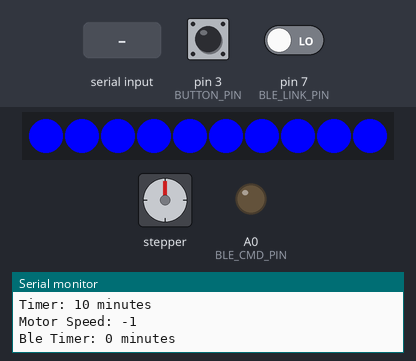
Recording of a sketch running on a simulated Arduino Uno, built with avr-gcc and run on an emulated ATmega328P. On the bench: 10 RGB LEDs in strip order, left to right, stepper motor, output pins drawn as LEDs (lit = HIGH), the last lines printed to the serial monitor. The test bench sets the inputs (shaded band); at power-on: pin 3 (BUTTON_PIN) HIGH, pin 7 (BLE_LINK_PIN) LOW. The modem accepts every AT command (registered, SIM ready, sends succeed) and sends nothing else; the audio player accepts every command and is not drawn; stepper angles assume 4096 steps per turn.

Above: at 0.6 s.
2.4 s: pin 3 (BUTTON_PIN) pulled LOW for 1 s
At 2.8 s:
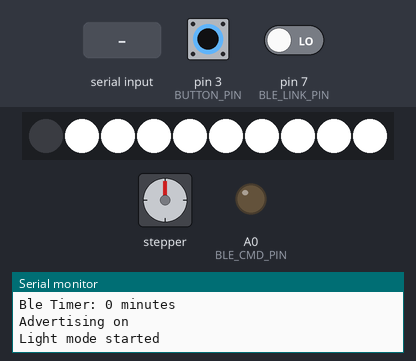
5.0 s: "cmd+start\n" received over the second serial link
At 6.2 s:
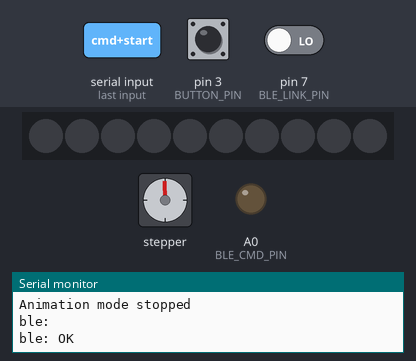
6.5 s: "cmd+stop\n" received over the second serial link
At 7.7 s:
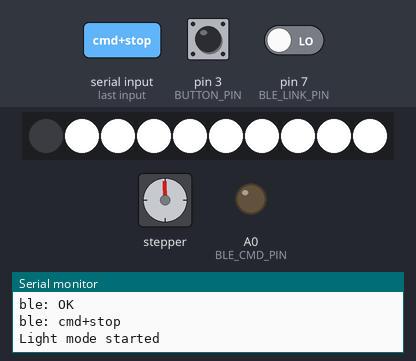
8.0 s: pin 3 (BUTTON_PIN) pulled LOW for 0.15 s
At 8.5 s:
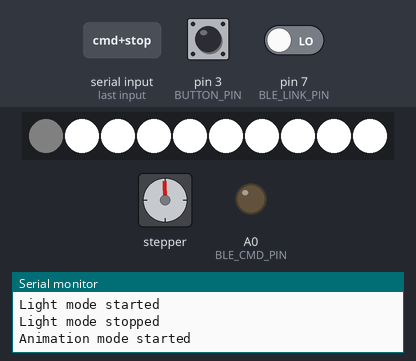
11.1 s: "cmd+data?\n" received over the second serial link
12.6 s: "cmd+color=\n" received over the second serial link
At 13.3 s:
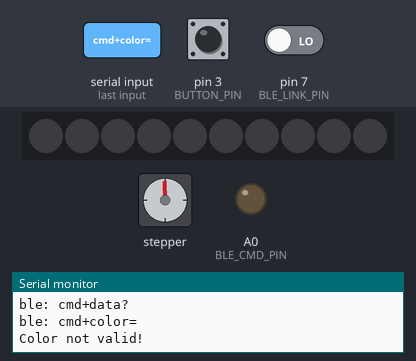
Timing chart, 0 to 15.6 s (numbered marks = the images above; inputs shaded):
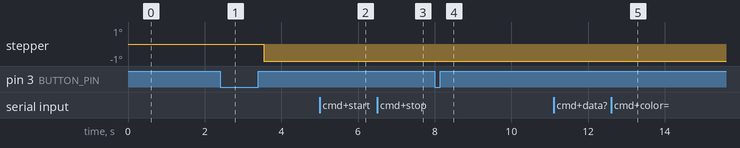

Measured:
- after the input at 5.0 s, the LEDs: change after 0.10 s (image 2)
- after the input at 6.5 s, the LEDs: change at once (image 3)
- after the input at 8.0 s, the LEDs: first change at once (image 4 shows a later state)
- after the input at 12.6 s, the LEDs: change at once (image 5)
- what the display in image 0 shows lasts 0.5 s, from 0.6 s to 1.1 s

The sketch:

MobileCrib.ino
```cpp
#include "Arduino.h"
#include <EEPROM.h>
#include <SoftwareSerial.h>
#include <FastLED.h>
#include <DFRobotDFPlayerMini.h>
#include <AccelStepper.h>

#define BLE_RX_PIN 5
#define BLE_TX_PIN 6
#define BLE_LINK_PIN 7
#define BLE_DATA_PIN 2
#define BLE_CMD_PIN A0

#define DFPLAYER_BUSY A1
#define DFPLAYER_RX_PIN 8
#define DFPLAYER_TX_PIN 4

#define MOTOR_IN1_PIN 10
#define MOTOR_IN2_PIN 11
#define MOTOR_IN3_PIN 12
#define MOTOR_IN4_PIN 13
#define MOTOR_INTERFACE_TYPE 8

#define BUTTON_PIN 3
#define LED_PIN 9

#define NUM_LEDS 10

#define EEPROM_COLOR 0       // 3 byte
#define EEPROM_VOLUME 4      // 1 byte
#define EEPROM_MUSIC 5       // 1 byte
#define EEPROM_TIMER 6       // 1 byte
#define EEPROM_MOTOR_SPEED 7 // 4 byte
#define EEPROM_BLE_TIMER 11  // 1 byte

SoftwareSerial ble(BLE_TX_PIN, BLE_RX_PIN);

CRGB leds[NUM_LEDS];

SoftwareSerial dfPlayerSerial(DFPLAYER_TX_PIN, DFPLAYER_RX_PIN);
DFRobotDFPlayerMini dfPlayer;

AccelStepper motor = AccelStepper(MOTOR_INTERFACE_TYPE, MOTOR_IN1_PIN, MOTOR_IN3_PIN, MOTOR_IN2_PIN, MOTOR_IN4_PIN);

enum State_enum {STOPPED, LIGHT, ANIMATION};

byte _volume;
uint8_t _state = STOPPED;
byte _color[3];
int _motorSpeed;
unsigned long _bleTimer;

unsigned long _startTime = 0;
unsigned long _timer;

int _music = 0;
unsigned long _animationTimer = 0;
byte _fadeLight = 0;
boolean _fadeLightReverse = false;

unsigned long _bleStopTimer;
boolean _bleStopTimerRunning;

void setup() {
  randomSeed(analogRead(0));
  Serial.begin(9600);

  Serial.println(F("Starting..."));

  pinMode(BLE_CMD_PIN, OUTPUT);
  pinMode(BLE_DATA_PIN, INPUT);
  pinMode(BLE_LINK_PIN, INPUT);
  pinMode(LED_PIN, OUTPUT);
  pinMode(BUTTON_PIN, INPUT);
  pinMode(DFPLAYER_BUSY, INPUT);

  ble.begin(9600);

  FastLED.addLeds<WS2812, LED_PIN, GRB>(leds, NUM_LEDS);

  dfPlayerSerial.begin(9600);

  if (!dfPlayer.begin(dfPlayerSerial)) {
    Serial.println(F("Unable to init DFPlayer:"));
    Serial.println(F("1.Please recheck the connection!"));
    Serial.println(F("2.Please insert the SD card!"));
    while (true);
  }

  Serial.println(F("DFPlayer Mini online"));

  _volume = getVolume();
  _music = getMusic();
  _timer = getTimer();
  _motorSpeed = getMotorSpeed();
  _bleTimer = getBleTimer();
  readColor();

  Serial.println("Volume: " + String(_volume));
  Serial.println("Music: " + String(_music));
  Serial.println("Timer: " + String(_timer) + " minutes");
  Serial.println("Motor Speed: " + String(_motorSpeed));
  Serial.println("Ble Timer: " + String(_bleTimer) + " minutes");

  motor.setMaxSpeed(1000);
  motor.setSpeed(_motorSpeed);

  changeVolume(_volume);

  for (int i = 0; i < NUM_LEDS; i++) {
    leds[i] = CRGB ( 0, 0, 255);
    FastLED.show();
  }

  delay(500);

  for (int i = (NUM_LEDS - 1) ; i >= 0; i--) {
    leds[i] = CRGB (0, 0, 0);
    FastLED.show();
  }

  if (digitalRead(BLE_LINK_PIN) == HIGH) {
    sendDataToBleDevice();
  }

  turnOnAdvertising();
  startBleStopTimer();
}

void loop() {
  ble.listen();

  while (ble.available()) {
    String msg = ble.readStringUntil('\n');
    Serial.println("ble: " + msg);

    if (msg == "cmd+start") {
      changeMode();
      if (_state != STOPPED) {
        ble.println("status:on");
      } else {
        ble.println("status:off");
      }
    } else if (msg == "cmd+stop") {
      changeMode();
      if (_state != STOPPED) {
        ble.println("status:on");
      } else {
        ble.println("status:off");
      }
    } else if (msg == "cmd+data?") {
      sendDataToBleDevice();
    } else if (msg.startsWith("cmd+color=")) {
      String color = parseCommand(msg, '=', 1);
      displayColor(color);
    } else if (msg.startsWith("cmd+savecolor=")) {
      String color = parseCommand(msg, '=', 1);
      displayColor(color);
      saveColor();
      Serial.println("Color saved: " + color);
      ble.println("color:" + color);
    } else if (msg.startsWith("cmd+volume=")) {
      byte volume = parseCommand(msg, '=', 1).toInt();
      saveVolume(volume);
      Serial.println("Volume: " + String(volume));
      ble.println("volume:" + String(volume));
      changeVolume(volume);
    } else if (msg.startsWith("cmd+music=")) {
      byte music = parseCommand(msg, '=', 1).toInt();

      if (music >= 1 && music <= 255) {
        saveMusic(music);
        _music = music;
        Serial.println("Music: " + String(music));
        ble.println("music:" + String(music));

        if (_state != STOPPED) {
          stopAnimationMode();
          startAnimationMode();
        }
      }
    } else if (msg.startsWith("cmd+timer=")) {
      byte timer = parseCommand(msg, '=', 1).toInt();
      saveTimer(timer);
      Serial.println("Timer: " + String(timer));
      ble.println("timer:" + String(timer));
    } else if (msg.startsWith("cmd+motor=")) {
      int motorSpeed = parseCommand(msg, '=', 1).toInt();

      if (motorSpeed >= 0 && motorSpeed < 1001) {
        saveMotorSpeed(motorSpeed);
        motor.setSpeed(motorSpeed);
        Serial.println("Motor Speed: " + String(motorSpeed));
        ble.println("motor:" + String(motorSpeed));
      }
    } else if (msg.startsWith("cmd+ble=")) {
      byte bleTimer = parseCommand(msg, '=', 1).toInt();
      saveBleTimer(bleTimer);
      Serial.println("Ble Timer: " + String(bleTimer));
      ble.println("ble:" + String(bleTimer));
    } else if (msg.startsWith("cmd+name=")) {
      String name = parseCommand(msg, '=', 1);
      Serial.println("Name: " + String(name));
      ble.print("+++");
      delay(500);
      ble.print("AT+NAME=[omc] " + name);
      delay(500);
      ble.print("AT+EXIT");
    }
  }

  if (Serial.available() > 0) {
    char incomingByte = Serial.read();
    ble.write(incomingByte);
  }

  if (_state == LIGHT) {
    if (millis() - _startTime >= 60UL * 60000UL) {
      stopLightMode();
    }
  } else if (_state == ANIMATION) {
    if (millis() - _animationTimer >= 50UL) {
      _animationTimer = millis();

      for (int i = 1; i < NUM_LEDS; i++) {
        leds[i] = CRGB (_color[0], _color[1], _color[2]);
        leds[i].fadeLightBy(_fadeLight);
      }

      if (_fadeLightReverse) {
        _fadeLight--;
      } else {
        _fadeLight++;
      }

      if (_fadeLight == 80 || _fadeLight == 240) {
        _fadeLightReverse = !_fadeLightReverse;
      }

      FastLED.show();
    }

    motor.runSpeed();

    if ( (_timer != 0 && millis() - _startTime >= _timer * 60000UL)) {
      stopAnimationMode();
    }
  }

  if (digitalRead(BUTTON_PIN) == LOW) {
    changeMode();

    if (digitalRead(BLE_LINK_PIN) == HIGH) {
      sendDataToBleDevice();
    }

    delay(500);
  }

  if (_bleStopTimerRunning && millis() - _bleStopTimer >= _bleTimer * 60000) {
    Serial.println(F("Ble timer reached"));
    turnOffAdvertising();
    _bleStopTimerRunning = false;
  }
}

void changeMode() {
  if (_state == STOPPED) {
    startLightMode();
  } else if (_state == LIGHT) {
    stopLightMode();
    startAnimationMode();
  } else if (_state == ANIMATION) {
    stopAnimationMode();
  }
}

void startAnimationMode() {
  dfPlayer.playFolder(1, _music);

  for (int i = 0; i < NUM_LEDS; i++) {
    leds[i] = CRGB (_color[0], _color[1], _color[2]);
  }

  leds[0].fadeLightBy(250);

  FastLED.show();

  _animationTimer = 0;
  _startTime = millis();
  _fadeLight = 80;
  _fadeLightReverse = false;
  _state = ANIMATION;

  Serial.println(F("Animation mode started"));
}

void stopAnimationMode() {
  dfPlayer.stop();

  for (int i = (NUM_LEDS - 1) ; i >= 0; i--) {
    leds[i] = CRGB (0, 0, 0);
    FastLED.show();
    delay(10);
  }

  motor.disableOutputs();

  _state = STOPPED;

  Serial.println(F("Animation mode stopped"));
}

void startLightMode() {
  for (int i = 0; i < NUM_LEDS; i++) {
    leds[i] = CRGB (_color[0], _color[1], _color[2]);
  }

  leds[0] = CRGB (0, 0, 0);

  FastLED.show();

  _animationTimer = 0;
  _startTime = millis();
  _state = LIGHT;

  Serial.println(F("Light mode started"));
}

void stopLightMode() {
  for (int i = (NUM_LEDS - 1) ; i >= 0; i--) {
    leds[i] = CRGB (0, 0, 0);
    FastLED.show();
    delay(10);
  }

  _state = STOPPED;

  Serial.println(F("Light mode stopped"));
}

void changeVolume(byte volume) {
  byte a = map(volume, 0, 100, 0, 30);
  dfPlayer.volume(a);
}

void sendDataToBleDevice() {
  String status = _state == STOPPED ? "off" : "on";
  String hexstring = "";

  for (int i = 0; i < 3; i++) {
    if (_color[i] < 16) {
      hexstring += "0" + String(_color[i], HEX);
    } else {
      hexstring += String(_color[i], HEX);
    }
  }

  ble.println("status:" + status);
  ble.println("color:" + hexstring);
  ble.println("volume:" + String(_volume));
  ble.println("music:" + String(_music));
  ble.println("timer:" + String(_timer));
  ble.println("motor:" + String(_motorSpeed));
  ble.println("ble:" + String(_bleTimer));
}

void startBleStopTimer() {
  if (_bleTimer > 0) {
    _bleStopTimer = millis();
    _bleStopTimerRunning = true;
    Serial.println(F("Ble timer started"));
  }
}

void stopBleStopTimer() {
  _bleStopTimerRunning = false;
  Serial.println(F("Ble timer stopped"));
}

void turnOnAdvertising() {
  ble.print("AT+ADV=1");
  delay(50);
  ble.print("AT+RESET");
  Serial.println(F("Advertising on"));
}

void turnOffAdvertising() {
  ble.print("+++");
  delay(50);
  ble.print("AT+DISCON=0");
  delay(50);
  ble.print("AT+DISCON=1");
  delay(50);
  ble.print("AT+ADV=0");
  delay(50);
  ble.print("AT+EXIT");
  delay(50);
  Serial.println(F("Advertising off"));
}

void displayColor(String color) {
  if (color.length() != 6) {
    Serial.println("Color not valid!");
  }

  char firstByte[3];
  color.substring(0, 2).toCharArray(firstByte, 3);
  _color[0] = (byte) strtol(firstByte, NULL, 16);

  color.substring(2, 4).toCharArray(firstByte, 3);
  _color[1] = (byte) strtol(firstByte, NULL, 16);

  color.substring(4, 6).toCharArray(firstByte, 3);
  _color[2] = (byte) strtol(firstByte, NULL, 16);

  for (int i = 0; i < NUM_LEDS; i++) {
    leds[i] = CRGB (_color[0], _color[1], _color[2]);
  }

  FastLED.show();
}

void readColor() {
  _color[0] = EEPROM.read(EEPROM_COLOR);
  _color[1] = EEPROM.read(EEPROM_COLOR + 1);
  _color[2] = EEPROM.read(EEPROM_COLOR + 2);
}

byte getVolume() {
  byte result = EEPROM.read(EEPROM_VOLUME);

  if (result == 255) {
    result = 30;
  }

  return result;
}

byte getMusic() {
  byte result = EEPROM.read(EEPROM_MUSIC);

  if (result == 255) {
    result = 1;
  }

  return result;
}

byte getTimer() {
  byte result = EEPROM.read(EEPROM_TIMER);

  if (result == 255) {
    result = 10;
  }

  return result;
}

int getMotorSpeed() {
 int value = 0.0;
 byte *b = (byte *)&value;

 for (byte i = 0; i < sizeof(value); i++) {
  *b++ = EEPROM.read(EEPROM_MOTOR_SPEED + i);
 }

 return value;
}

byte getBleTimer() {
  byte result = EEPROM.read(EEPROM_BLE_TIMER);

  if (result == 255) {
    result = 0;
  }

  return result;
}

void saveColor() {
  EEPROM.update(EEPROM_COLOR, _color[0]);
  EEPROM.update(EEPROM_COLOR + 1, _color[1]);
  EEPROM.update(EEPROM_COLOR + 2, _color[2]);
}

void saveVolume(byte value) {
  EEPROM.update(EEPROM_VOLUME, value);
  _volume = value;
}

void saveMusic(byte value) {
  EEPROM.update(EEPROM_MUSIC, value);
  _music = value;
}

void saveTimer(byte value) {
  EEPROM.update(EEPROM_TIMER, value);
  _timer = value;
}

void saveMotorSpeed(int value) {
 byte *b = (byte *)&value;

 for (byte i = 0; i < sizeof(value); i++) {
  EEPROM.update(EEPROM_MOTOR_SPEED + i, b[i]);
 }

 _motorSpeed = value;
}

void saveBleTimer(byte value) {
  EEPROM.update(EEPROM_BLE_TIMER, value);
  _bleTimer = value;
}

String parseCommand(String data, char separator, int index)
{
  int found = 0;
  int strIndex[] = {0, -1};
  int maxIndex = data.length() - 1;

  for (int i = 0; i <= maxIndex && found <= index; i++) {
    if (data.charAt(i) == separator || i == maxIndex || data.charAt(i) == '\n' || data.charAt(i) == '\r') {
      found++;
      strIndex[0] = strIndex[1] + 1;
      strIndex[1] = (i == maxIndex) ? i + 1 : i;
    }
  }

  return found > index ? data.substring(strIndex[0], strIndex[1]) : "";
}
```
